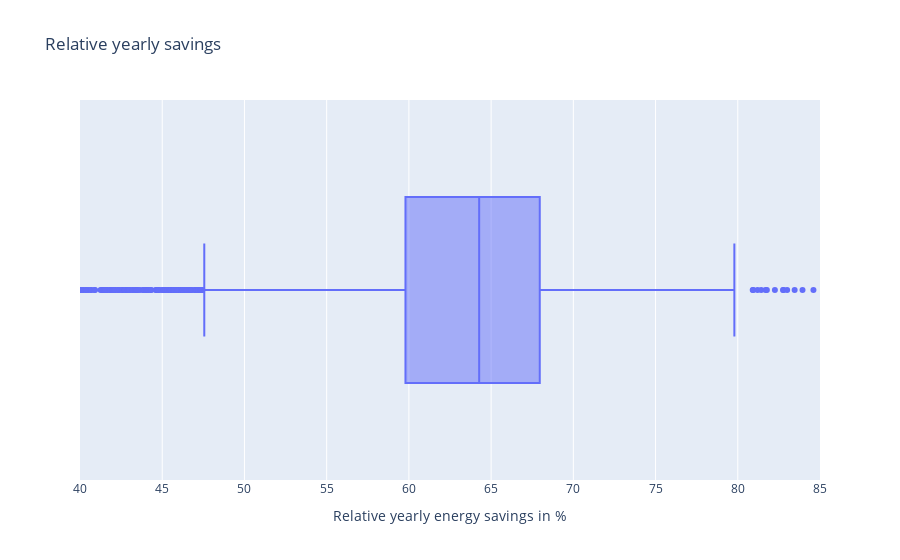

Notebook code cell kept with this figure:
### Markdown cell above
## Energy costs

### Code cell
rel_yearly_energy_savings = 100 * rel_diff["energy_costs_eur"]
rel_yearly_energy_savings.name = "Relative yearly energy savings savings in %"
print(rel_yearly_energy_savings.describe().drop("count").to_markdown())

rel_yearly_energy_savings_fig_df = rel_diff.copy() * 100
rel_yearly_energy_savings_fig_df.rename(columns={"energy_costs_eur": "Savings"}, inplace=True)
rel_yearly_energy_savings_fig = px.box(
    data_frame=rel_yearly_energy_savings_fig_df,
    x="Savings",
    title="Relative yearly savings")
rel_yearly_energy_savings_fig.update_layout(xaxis_title="Relative yearly energy savings in %", yaxis_title="")
rel_yearly_energy_savings_fig.update_xaxes(range=[40, 85])
rel_yearly_energy_savings_fig.show()

### Figure 1 — Plotly figure (JSON) as saved in the notebook; plotly's stock layout.template omitted (floating-point values rounded to 4 significant figures; data arrays with more than 128 entries replaced by an {"elided": "..."} marker saying what was removed)
{"data": [{"alignmentgroup": "True", "hovertemplate": "Savings=%{x}<extra></extra>", "legendgroup": "", "marker": {"color": "#636efa"}, "name": "", "notched": false, "offsetgroup": "", "orientation": "h", "showlegend": false, "type": "box", "x": {"elided": "5352 float values"}, "x0": " ", "xaxis": "x", "y0": " ", "yaxis": "y"}], "layout": {"boxmode": "group", "legend": {"tracegroupgap": 0}, "title": {"text": "Relative yearly savings"}, "xaxis": {"anchor": "y", "domain": [0, 1], "range": [40, 85], "title": {"text": "Relative yearly energy savings in %"}}, "yaxis": {"anchor": "x", "domain": [0, 1], "title": {"text": ""}}}}
